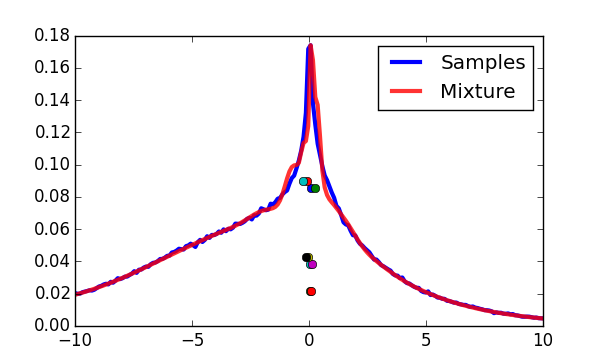

Write Julia code to recreate this figure.
import Transforms: RandomVariable
import Distributions: MixtureModel, Normal, pdf
import FastGaussQuadrature: gausshermite

using PyPlot

include("../plot-utils.jl")

range = (-10, 10)
n = 200
X = linspace(range[1], range[2], n)

amodel = MixtureModel([Normal(1, 1), Normal(3, 1)], [0.5, 0.5])
bmodel = MixtureModel([Normal(1, 1), Normal(-2, 3), Normal(-2, 0.5)],
                      [0.2, 0.6, 0.2])

alg = Transforms.GaussHermiteQuadrature(600)
a = RandomVariable(amodel, alg)
b = RandomVariable(bmodel, alg)
c = a * b

cc = c.distribution.components
cc = sort(cc, by=Distributions.var)
cc = cc[1:10]

N = 1000000
samples = rand(amodel, N) .* rand(bmodel, N)

figure(num=1, figsize=(4, 3))

plot_histogram(samples, range, bins=n)
plot(X, pdf(c.distribution, X), label="Mixture", lw=3, alpha=0.8, color="red")

for c = cc
    plot(c.μ, c.σ, "o", lw=3)
end

legend()
savefig("gauss-hermite-instabilities.png")
